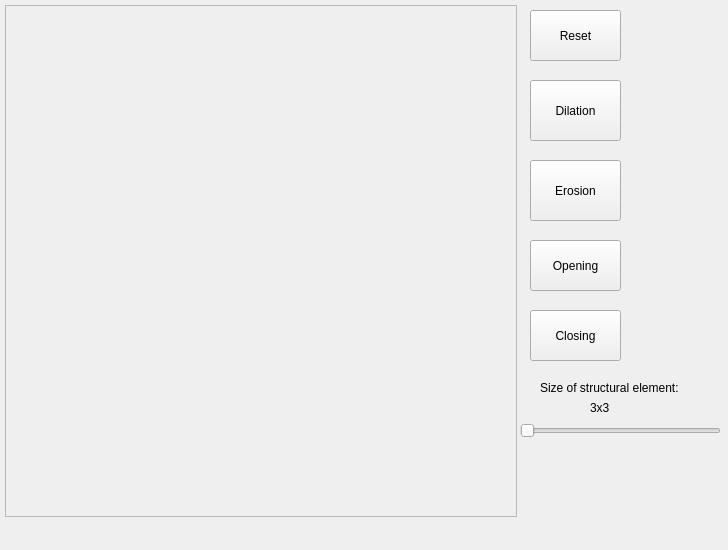
<?xml version="1.0" encoding="UTF-8"?>
<ui version="4.0">
 <class>MainWindow</class>
 <widget class="QMainWindow" name="MainWindow">
  <property name="geometry">
   <rect>
    <x>0</x>
    <y>0</y>
    <width>728</width>
    <height>550</height>
   </rect>
  </property>
  <property name="windowTitle">
   <string>8 - Morphological Operations - Radosław Mariowski</string>
  </property>
  <widget class="QWidget" name="centralWidget">
   <widget class="QFrame" name="frmCanvas">
    <property name="geometry">
     <rect>
      <x>5</x>
      <y>5</y>
      <width>512</width>
      <height>512</height>
     </rect>
    </property>
    <property name="autoFillBackground">
     <bool>false</bool>
    </property>
    <property name="frameShape">
     <enum>QFrame::StyledPanel</enum>
    </property>
    <property name="frameShadow">
     <enum>QFrame::Raised</enum>
    </property>
   </widget>
   <widget class="QPushButton" name="btnReset">
    <property name="geometry">
     <rect>
      <x>530</x>
      <y>10</y>
      <width>91</width>
      <height>51</height>
     </rect>
    </property>
    <property name="text">
     <string>Reset</string>
    </property>
   </widget>
   <widget class="QPushButton" name="btnErosion">
    <property name="geometry">
     <rect>
      <x>530</x>
      <y>160</y>
      <width>91</width>
      <height>61</height>
     </rect>
    </property>
    <property name="text">
     <string>Erosion</string>
    </property>
   </widget>
   <widget class="QPushButton" name="btnDilatation">
    <property name="geometry">
     <rect>
      <x>530</x>
      <y>80</y>
      <width>91</width>
      <height>61</height>
     </rect>
    </property>
    <property name="text">
     <string>Dilation</string>
    </property>
   </widget>
   <widget class="QPushButton" name="btnOpening">
    <property name="geometry">
     <rect>
      <x>530</x>
      <y>240</y>
      <width>91</width>
      <height>51</height>
     </rect>
    </property>
    <property name="text">
     <string>Opening</string>
    </property>
   </widget>
   <widget class="QPushButton" name="btnClosing">
    <property name="geometry">
     <rect>
      <x>530</x>
      <y>310</y>
      <width>91</width>
      <height>51</height>
     </rect>
    </property>
    <property name="text">
     <string>Closing</string>
    </property>
   </widget>
   <widget class="QSlider" name="sldSize">
    <property name="geometry">
     <rect>
      <x>520</x>
      <y>420</y>
      <width>201</width>
      <height>22</height>
     </rect>
    </property>
    <property name="minimum">
     <number>3</number>
    </property>
    <property name="maximum">
     <number>512</number>
    </property>
    <property name="orientation">
     <enum>Qt::Horizontal</enum>
    </property>
   </widget>
   <widget class="QLabel" name="label">
    <property name="geometry">
     <rect>
      <x>540</x>
      <y>380</y>
      <width>171</width>
      <height>16</height>
     </rect>
    </property>
    <property name="text">
     <string>Size of structural element:</string>
    </property>
   </widget>
   <widget class="QLabel" name="lblMarker">
    <property name="geometry">
     <rect>
      <x>590</x>
      <y>400</y>
      <width>101</width>
      <height>16</height>
     </rect>
    </property>
    <property name="text">
     <string>3x3</string>
    </property>
    <property name="alignment">
     <set>Qt::AlignJustify|Qt::AlignVCenter</set>
    </property>
   </widget>
  </widget>
 </widget>
 <layoutdefault spacing="6" margin="11"/>
 <resources/>
 <connections/>
</ui>
